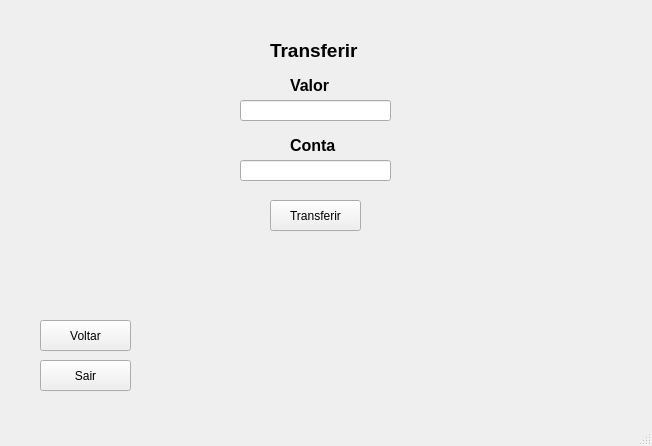
<?xml version="1.0" encoding="UTF-8"?>
<ui version="4.0">
 <class>MainWindow</class>
 <widget class="QMainWindow" name="MainWindow">
  <property name="geometry">
   <rect>
    <x>0</x>
    <y>0</y>
    <width>652</width>
    <height>446</height>
   </rect>
  </property>
  <property name="cursor">
   <cursorShape>ArrowCursor</cursorShape>
  </property>
  <property name="windowTitle">
   <string>MainWindow</string>
  </property>
  <widget class="QWidget" name="centralwidget">
   <widget class="QLabel" name="labelSacar">
    <property name="geometry">
     <rect>
      <x>270</x>
      <y>30</y>
      <width>101</width>
      <height>41</height>
     </rect>
    </property>
    <property name="font">
     <font>
      <pointsize>14</pointsize>
      <weight>75</weight>
      <bold>true</bold>
     </font>
    </property>
    <property name="text">
     <string>Transferir</string>
    </property>
   </widget>
   <widget class="QPushButton" name="btnDepositar">
    <property name="geometry">
     <rect>
      <x>270</x>
      <y>200</y>
      <width>91</width>
      <height>31</height>
     </rect>
    </property>
    <property name="cursor">
     <cursorShape>PointingHandCursor</cursorShape>
    </property>
    <property name="text">
     <string>Transferir</string>
    </property>
   </widget>
   <widget class="QPushButton" name="btnSair">
    <property name="geometry">
     <rect>
      <x>40</x>
      <y>360</y>
      <width>91</width>
      <height>31</height>
     </rect>
    </property>
    <property name="cursor">
     <cursorShape>PointingHandCursor</cursorShape>
    </property>
    <property name="text">
     <string>Sair</string>
    </property>
   </widget>
   <widget class="QPushButton" name="btnVoltar">
    <property name="geometry">
     <rect>
      <x>40</x>
      <y>320</y>
      <width>91</width>
      <height>31</height>
     </rect>
    </property>
    <property name="cursor">
     <cursorShape>PointingHandCursor</cursorShape>
    </property>
    <property name="text">
     <string>Voltar</string>
    </property>
   </widget>
   <widget class="QLineEdit" name="lineEditTransferir">
    <property name="geometry">
     <rect>
      <x>240</x>
      <y>100</y>
      <width>151</width>
      <height>21</height>
     </rect>
    </property>
   </widget>
   <widget class="QLineEdit" name="lineEditConta">
    <property name="geometry">
     <rect>
      <x>240</x>
      <y>160</y>
      <width>151</width>
      <height>21</height>
     </rect>
    </property>
   </widget>
   <widget class="QLabel" name="labelValor">
    <property name="geometry">
     <rect>
      <x>290</x>
      <y>70</y>
      <width>51</width>
      <height>31</height>
     </rect>
    </property>
    <property name="font">
     <font>
      <pointsize>12</pointsize>
      <weight>75</weight>
      <bold>true</bold>
     </font>
    </property>
    <property name="text">
     <string>Valor</string>
    </property>
   </widget>
   <widget class="QLabel" name="labelConta">
    <property name="geometry">
     <rect>
      <x>290</x>
      <y>130</y>
      <width>51</width>
      <height>31</height>
     </rect>
    </property>
    <property name="font">
     <font>
      <pointsize>12</pointsize>
      <weight>75</weight>
      <bold>true</bold>
     </font>
    </property>
    <property name="text">
     <string>Conta</string>
    </property>
   </widget>
  </widget>
  <widget class="QMenuBar" name="menubar">
   <property name="geometry">
    <rect>
     <x>0</x>
     <y>0</y>
     <width>652</width>
     <height>21</height>
    </rect>
   </property>
  </widget>
  <widget class="QStatusBar" name="statusbar"/>
 </widget>
 <resources/>
 <connections/>
</ui>
